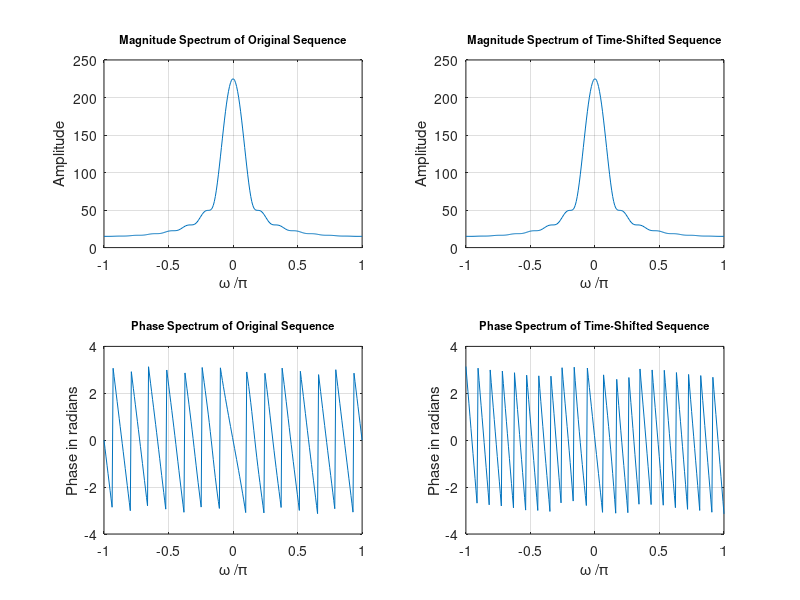

Write MATLAB code to recreate this figure.
% Program P3_2B
% Time-Shifting Properties of DTFT
clf;
w = -pi:2*pi/255:pi; % freqency vector for evaluating DTFT
D = 7; % Amount of time shift in samples
num = [1 3 5 7 9 11 13 15 17 19 21 23 25 27 29]; 
% h1 is the DTFT of original sequence
% h2 is the DTFT of the time shifted sequence
h1 = freqz(num, 1, w);
h2 = freqz([zeros(1,D) num], 1, w);
subplot(2,2,1)
% plot the DTFT magnitude of the original sequence
plot(w/pi,abs(h1));grid
title('Magnitude Spectrum of Original Sequence','FontSize',8)
xlabel('\omega /\pi');
ylabel('Amplitude');
% plot the DTFT magnitude of the shifted sequence
subplot(2,2,2)
plot(w/pi,abs(h2));grid
title('Magnitude Spectrum of Time-Shifted Sequence','FontSize',8)
xlabel('\omega /\pi');
ylabel('Amplitude');
% plot the DTFT phase of the original sequence
subplot(2,2,3)
plot(w/pi,angle(h1));grid
title('Phase Spectrum of Original Sequence','FontSize',8)
xlabel('\omega /\pi');
ylabel('Phase in radians');
% plot the DTFT phase of the shifted sequence
subplot(2,2,4)
plot(w/pi,angle(h2));grid
title('Phase Spectrum of Time-Shifted Sequence','FontSize',8)
xlabel('\omega /\pi');
ylabel('Phase in radians');
